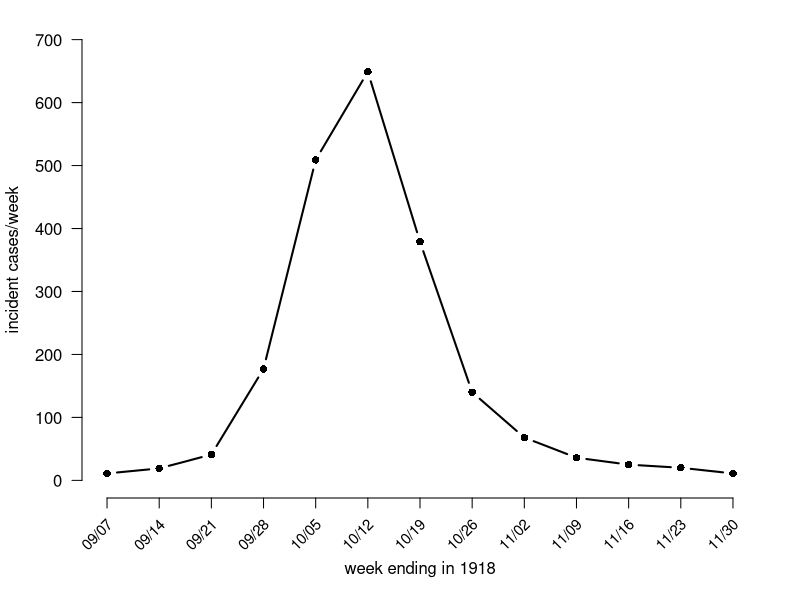
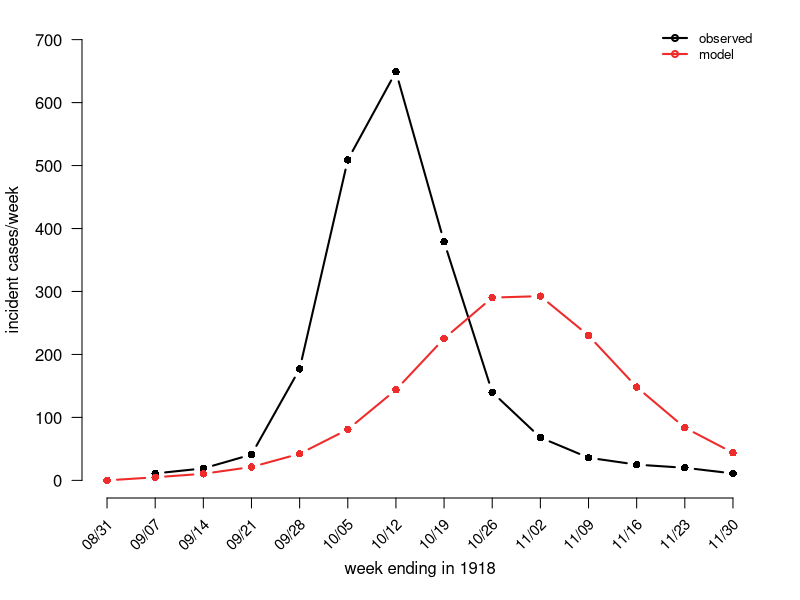
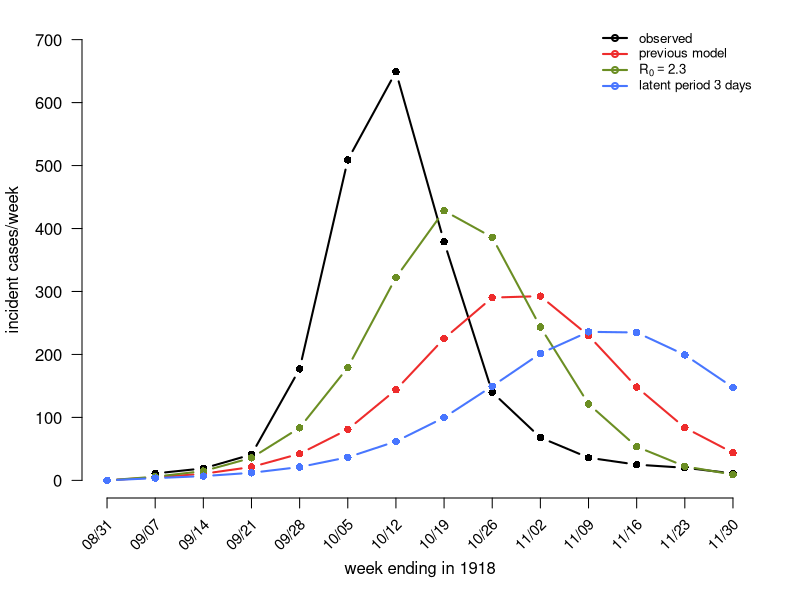
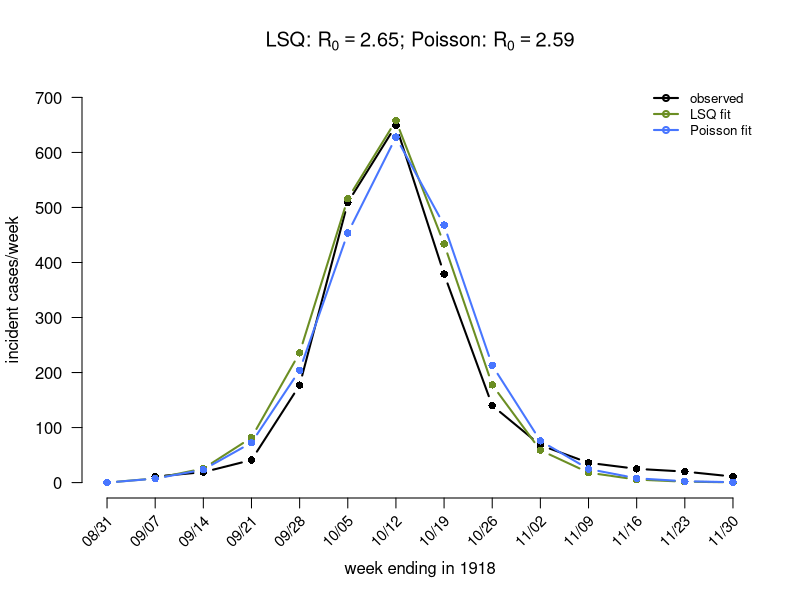

The R script that drew these images, in order: (Note: this script raises an error after producing the figures.)
## graphs produced here were used in file Hill-talk.pdf 
## for PE Fellow Orientation 2013.12.05 
## Modeling Infectious Diseases
## Simulation, Uncertainly and Estimaiton of Parameters

## Reference: 
## Vynnycky & White text ## p.82, 1918 flu in Cumberland, MD
## model 4.2 online http://anintroductiontoinfectiousdiseasemodelling.com/  

 
## Data source: 
## Frost WH, Sydenstricker E.
## Influenza in Maryland. Preliminary statistics of certain localities.
## Public Health Reports 1919; 34(11): 491 - 504
## http://www.ncbi.nlm.nih.gov/pmc/articles/PMC1996898/pdf/pubhealthreporig02712-0001.pdf
##weekly cases

## graphs produced here were used in file Hill-talk.pdf 
## for PE Fellow Orientation 2013.12.05 
## 

##set.seed(18400206)

windows(record=TRUE)

## influenza data for Cumberland, MD 1918.09.07 - 1918.11.30 
## weekly cases, week dates, total population  
cases <- c(6+3+0+0+0+2,4+2+3+4+2+4+0,4+8+6+4+3+11+5,9+31+19+24+23+24+47
,26+32+138+57+67+91+98,103+94+99+65+117+83+88,47+66+135+34+29+44+24
,42+12+18+26+12+19+11,12+14+7+4+3+25+3,6+5+2+3+10+6+4,7+6+4+2+1+3+2
,1+6+4+3+4+0+2,1+0+1+2+4+1+2)

weeks <- c("09/07","09/14","09/21","09/28","10/05","10/12","10/19"
,"10/26","11/02","11/09","11/16","11/23","11/30")

pop <- 5234

## graph these data (slide 5)
par(mar=c(5, 4, 1, 2) + 0.1) 
plot(1:length(cases),cases,type="b",xlab="week ending in 1918"
,xaxt="n",yaxt="n",bty="n",ylim=c(0,700),pch=16,lwd=2,ylab="incident cases/week"
     #,mar=c(5, 4, 1, 2) + 0.1
     )
axis(side=1,at=1:length(cases),labels=FALSE)
## slant the dates
text(x=1:length(cases),y=-70
,srt=45,adj=0.9,labels=weeks
,xpd=TRUE,cex=0.9)
axis(side=2,at=seq(0,700,by=100)
,labels=seq(0,700,by=100),las=1)


## paramters for SEIR differecne equations (slides 6-9) 
weeks <- c("08/31",weeks)  
## SEIR difference equations
# time units are days
step <- 0.5

N <- pop 
latent.pd <- 2
infcts.pd <- 2
R0 <- 2.1

## initial conditions for compartment sizes 
R.init <- round(0.3*N)
I.init <- 2
E.init <- 0
S.init <- N-E.init-I.init-R.init

## reporting fraction 
prop.rpt <- 0.8

## calculate compartment transfer probabilities 
## for the given time step 
# progression probability for units in 1/2 days
f <- step*(1/latent.pd)

# recovery probability for units in 1/2 days
r <- step*(1/infcts.pd)

# ECR (effectve contact rate) from R0 = beta/r
beta <- R0*r

## start things one week before at 08/31 
## this is 13 weeks from 08/31 until 11/30 

## specify how long to run the model 
timespan <- seq(from=0,to=13*7,by=step)

## set up S, E, I vectors and intialize
S <- E <- I <- numeric(length(timespan))
S[1] <- S.init
E[1] <- E.init
I[1] <- I.init
#R[1] <- R.init

## loop for the difference equations 
## updating iteratively 
for (j in 1:(length(timespan)-1)){
S[j+1] <- S[j] - beta*S[j]*I[j]/N
E[j+1] <- E[j] + beta*S[j]*I[j]/N - f*E[j]
I[j+1] <- I[j] + f*E[j] - r*I[j]
}
R <- N-S-E-I

## calculate the incidence (new cases) 
incid <- f*E  
report <- prop.rpt*incid #incid in time increments of 0.5 day
weekly.report <- numeric(14) ## entries 2 to 14 will be compared with the data 
for (i in 1:13) weekly.report[i+1] <- sum(report[(14*(i-1)+2):(14*i+1)])  

## graph data and model output (slide 10)     
par(mar=c(5, 4, 1, 2) + 0.1) 
plot(1:length(cases),cases,type="b",xlab="week ending in 1918"
     ,xaxt="n",yaxt="n",bty="n",xlim=c(0,length(cases)),ylim=c(0,700),pch=16,lwd=2
     ,ylab="incident cases/week"
     )
axis(side=1,at=0:length(cases),labels=FALSE)
## slant the dates
text(x=0:length(cases),y=-70
     ,srt=45,adj=0.9,labels=weeks
     ,xpd=TRUE,cex=0.9)
axis(side=2,at=seq(0,700,by=100)
     ,labels=seq(0,700,by=100),las=1)

lines(0:length(cases),weekly.report,type="b",lwd=2,pch=16,col="firebrick2")

legend("topright",c("observed","model"),cex=0.8,lty=c(1,1),lwd=c(2,2)
       ,pch=c(1,1),col=c("black","firebrick2"),bty="n")



#### different inputs
R0 <- 2.3 
# ECR from R0 = beta/r
beta <- R0*r

for (j in 1:(length(timespan)-1)){
  S[j+1] <- S[j] - beta*S[j]*I[j]/N
  E[j+1] <- E[j] + beta*S[j]*I[j]/N - f*E[j]
  I[j+1] <- I[j] + f*E[j] - r*I[j]
}
R <- N-S-E-I

incid <- f*E  
report <- prop.rpt*incid #incid in time increments of 0.5 day
weekly.report2 <- numeric(14) ## entries 2 to 14 will be compared with the data 
for (i in 1:13) weekly.report2[i+1] <- sum(report[(14*(i-1)+2):(14*i+1)]) 

### another 
R0 <- 2.1 
# ECR from R0 = beta/r
beta <- R0*r

latent.pd <- 3 
# progression probability for units in 1/2 days
f <- step*(1/latent.pd)

for (j in 1:(length(timespan)-1)){
  S[j+1] <- S[j] - beta*S[j]*I[j]/N
  E[j+1] <- E[j] + beta*S[j]*I[j]/N - f*E[j]
  I[j+1] <- I[j] + f*E[j] - r*I[j]
}
R <- N-S-E-I

incid <- f*E  
report <- prop.rpt*incid #incid in time increments of 0.5 day
weekly.report3 <- numeric(14) ## entries 2 to 14 will be compared with the data 
for (i in 1:13) weekly.report3[i+1] <- sum(report[(14*(i-1)+2):(14*i+1)]) 


## graph these together (slide 11) 
par(mar=c(5, 4, 1, 2) + 0.1) 
plot(1:length(cases),cases,type="b",xlab="week ending in 1918"
     ,xaxt="n",yaxt="n",bty="n",xlim=c(0,length(cases)),ylim=c(0,700),pch=16,lwd=2
     ,ylab="incident cases/week"
)
axis(side=1,at=0:length(cases),labels=FALSE)
## slant the dates
text(x=0:length(cases),y=-70
     ,srt=45,adj=0.9,labels=weeks
     ,xpd=TRUE,cex=0.9)
axis(side=2,at=seq(0,700,by=100)
     ,labels=seq(0,700,by=100),las=1)

lines(0:length(cases),weekly.report,type="b",lwd=2,pch=16,col="firebrick2")
lines(0:length(cases),weekly.report2,type="b",lwd=2,pch=16,col="olivedrab")
lines(0:length(cases),weekly.report3,type="b",lwd=2,pch=16,col="royalblue1")

legend("topright",c("observed","previous model",expression(R[0]==2.3),"latent period 3 days"),cex=0.8,lty=rep(1,4)
       ,lwd=rep(2,4),pch=rep(1,4),col=c("black","firebrick2","olivedrab","royalblue1"),bty="n")



################### fitting to observed data 
## back to original latent period 
latent.pd <- 2 
# progression probability for units in 1/2 days
f <- step*(1/latent.pd) 


## fitting R0 to weekly reported cases

## set up a function for the least squares difference 
## between model output and observed data 
## equivalent to normal errors (slide 13)
output.lsq <- function(x){
  # ECR from R0 = beta/r
  beta <- x*r 
  S <- E <- I <- numeric(length(timespan)) 
  S[1] <- S.init
  E[1] <- E.init
  I[1] <- I.init
  #R[1] <- R.init
  
  for (j in 1:(length(timespan)-1)){
    S[j+1] <- S[j] - beta*S[j]*I[j]/N
    E[j+1] <- E[j] + beta*S[j]*I[j]/N - f*E[j]
    I[j+1] <- I[j] + f*E[j] - r*I[j] 
  }
  R <- N-S-E-I
  
  incid <- f*E 
  report <- prop.rpt*incid
  weekly.report <- numeric(14)
  for (i in 1:13) weekly.report[i+1] <- sum(report[(14*(i-1)+2):(14*i+1)]) 
  LSQ <- sum((weekly.report[-1]-cases)^2) ## least squares 
  return(LSQ) 
  #NLL <- -sum(dpois(cases,lambda=weekly.report[-1],log = TRUE))
  #return(NLL) 
}## end of output.lsq 

 
## run the LSQ optimizer ( = normal errors MLE) 
lsq <- optimize(f=output.lsq,interval=c(1.5,3.5))
R0.lsq <- lsq$minimum
## run the differene eq model inputting this value 
beta <- R0.lsq*r 
S <- E <- I <- numeric(length(timespan)) 
S[1] <- S.init
E[1] <- E.init
I[1] <- I.init
#R[1] <- R.init

for (j in 1:(length(timespan)-1)){
  S[j+1] <- S[j] - beta*S[j]*I[j]/N
  E[j+1] <- E[j] + beta*S[j]*I[j]/N - f*E[j]
  I[j+1] <- I[j] + f*E[j] - r*I[j] 
}
R <- N-S-E-I

incid <- f*E
report <- prop.rpt*incid
weekly.report.lsq <- numeric(14)
for (i in 1:13) weekly.report.lsq[i+1] <- sum(report[(14*(i-1)+2):(14*i+1)])




## set up a function for negative Poisson log likelihood 
## based on observed data (slide 13) 
output.poi <- function(x){
  # ECR from R0 = beta/r
  beta <- x*r 
  S <- E <- I <- numeric(length(timespan)) 
  S[1] <- S.init
  E[1] <- E.init
  I[1] <- I.init
  #R[1] <- R.init
  
  for (j in 1:(length(timespan)-1)){
    S[j+1] <- S[j] - beta*S[j]*I[j]/N
    E[j+1] <- E[j] + beta*S[j]*I[j]/N - f*E[j]
    I[j+1] <- I[j] + f*E[j] - r*I[j] 
  }
  R <- N-S-E-I
  
  incid <- f*E 
  report <- prop.rpt*incid
  weekly.report <- numeric(14)
  for (i in 1:13) weekly.report[i+1] <- sum(report[(14*(i-1)+2):(14*i+1)]) 
  NLL <- -sum(dpois(cases,lambda=weekly.report[-1],log = TRUE))
  return(NLL) 
}#end of output.poi 


## solve for the Poisson MLE
poi <- optimize(f=output.poi,interval=c(1.5,3.5))
R0.poi <- poi$minimum
## run the differene eq model inputting this value  
beta <- R0.poi*r 
S <- E <- I <- numeric(length(timespan)) 
S[1] <- S.init
E[1] <- E.init
I[1] <- I.init
#R[1] <- R.init

for (j in 1:(length(timespan)-1)){
  S[j+1] <- S[j] - beta*S[j]*I[j]/N
  E[j+1] <- E[j] + beta*S[j]*I[j]/N - f*E[j]
  I[j+1] <- I[j] + f*E[j] - r*I[j] 
}
R <- N-S-E-I

incid <- f*E
report <- prop.rpt*incid
weekly.report.poi <- numeric(14)
for (i in 1:13) weekly.report.poi[i+1] <- sum(report[(14*(i-1)+2):(14*i+1)]) 


 

## graph data and the 2 dufferent fits (slide 14) 
par(mar =  c(5, 4, 4, 2) + 0.1)
plot(1:length(cases),cases,type="b",xlab="week ending in 1918"
     ,xaxt="n",yaxt="n",bty="n",xlim=c(0,length(cases)),ylim=c(0,700),pch=16,lwd=2
     ,ylab="incident cases/week"
)
axis(side=1,at=0:length(cases),labels=FALSE)
## slant the dates
text(x=0:length(cases),y=-70
     ,srt=45,adj=0.9,labels=weeks
     ,xpd=TRUE,cex=0.9)
axis(side=2,at=seq(0,700,by=100)
     ,labels=seq(0,700,by=100),las=1)

lines(0:length(cases),weekly.report.lsq,type="b",lwd=2,pch=16,col="olivedrab")
lines(0:length(cases),weekly.report.poi,type="b",lwd=2,pch=16,col="royalblue1")

legend("topright",c("observed","LSQ fit","Poisson fit"),cex=0.8,lty=c(1,1,1)
       ,lwd=c(2,2,2),pch=c(1,1,1),col=c("black","olivedrab","royalblue1"),bty="n")
title(main=bquote(paste("LSQ: ",R[0]==.(round(R0.lsq,2)),"; Poisson: ",R[0]==.(round(R0.poi,2))))) 


####################################
## using built in mle function in R
## starting estimate R0 = 2
model.lsq <- mle(output.lsq, start=list(x=2)) 
summary(model.lsq) 

model.poi <- mle(output.poi, start=list(x=2)) 
summary(model.poi)